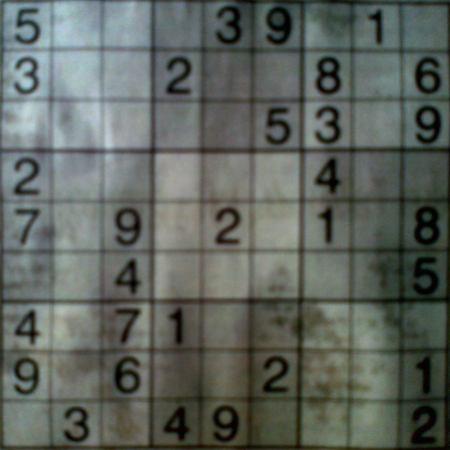
#> input picture Opencv_Practice/image/data/dave.png, 450 x 450 px
$ python derivatives.py   (older library calls are emulated)
#> lines starting #> are read from the running program, lines starting #| are printed output that depends on the picture; after the words box and inside, x2 and y2 are one past the last pixel; in counts of white or black regions, pixels touching at a corner belong together
import cv2
import numpy as np

i = 0
def show(img):
	global i
	i += 1
	cv2.imshow(str(i), img)
	cv2.waitKey(0)

img = cv2.imread('../data/dave.png', 0)
#> img: shape (450, 450); min 0, max 208, mean 97.7
box = cv2.imread('./box.png', 0)
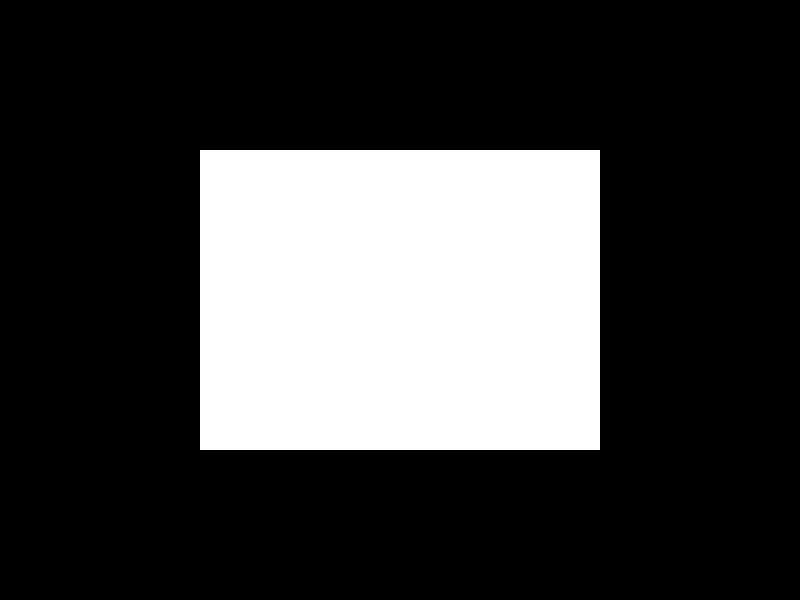
#> input picture Opencv_Practice/image/gradients/box.png, 800 x 600 px
#> box: shape (600, 800); 25% white; 1 white region, box (x1, y1, x2, y2) and area: (200, 150, 600, 450) 120000

laplacian = cv2.Laplacian(img, cv2.CV_64F)
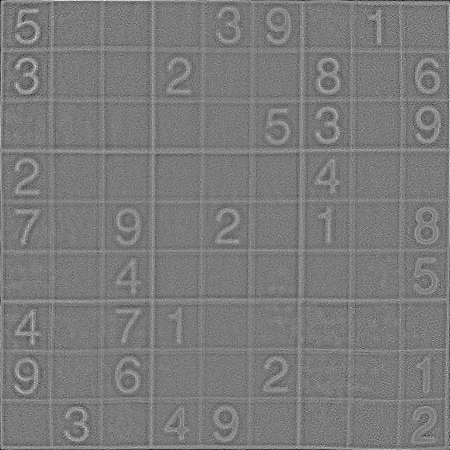
#> laplacian: shape (450, 450) float64; min -56, max 60, mean 0; drawn with min black and max white
sobelx = cv2.Sobel(img, cv2.CV_8U, 1, 0, ksize=5)
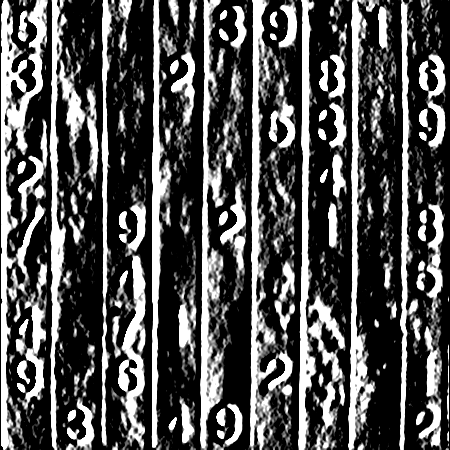
#> sobelx: shape (450, 450); min 0, max 255, mean 81.9
sobelx64f = np.absolute(cv2.Sobel(box, cv2.CV_64F, 1, 0, ksize=5))
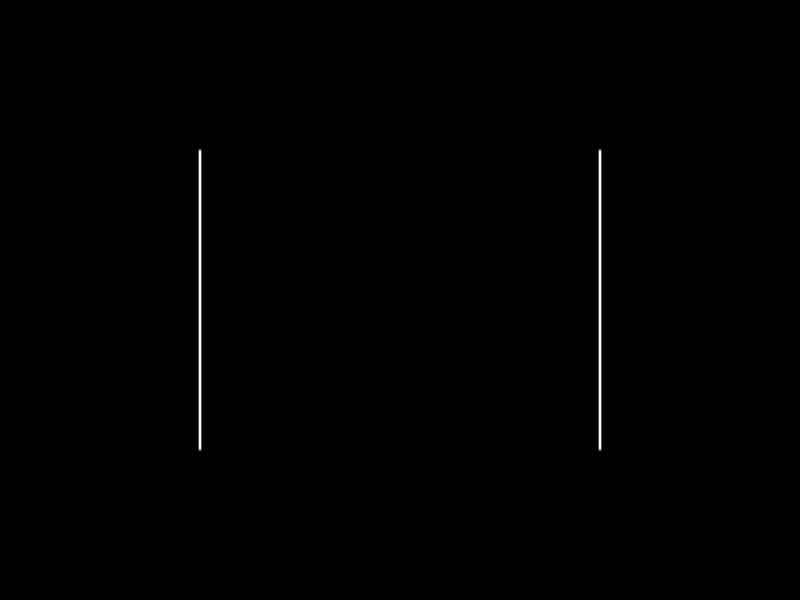
#> sobelx64f: shape (600, 800) float64; min 0, max 12240, mean 40.8; drawn with min black and max white
sobelx8u = cv2.Sobel(box, cv2.CV_8U, 1, 0, ksize=5)
#> sobelx8u: shape (600, 800); 0.25% white; 1 white region, box (x1, y1, x2, y2) and area: (198, 148, 202, 452) 1216
sobely = cv2.Sobel(img, cv2.CV_8U, 0, 1, ksize=5)
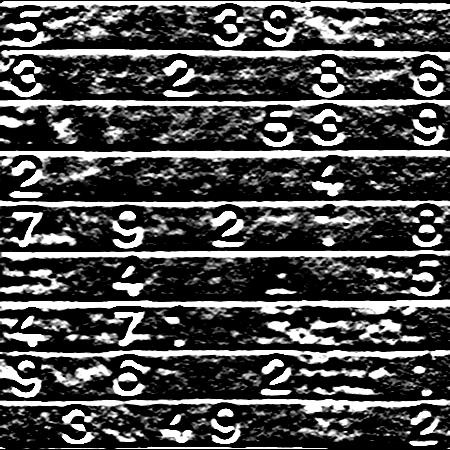
#> sobely: shape (450, 450); min 0, max 255, mean 76.2

show(img)
show(laplacian)
#> in show (call 2), `cv2.imshow(str(i), img)`:
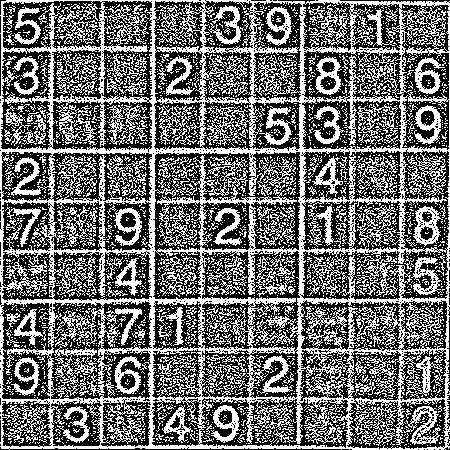
#> window '2': shape (450, 450); 43.4% white in thin lines or dots
show(sobelx)
show(sobely)
show(sobelx64f)
#> in show (call 5), `cv2.imshow(str(i), img)`:
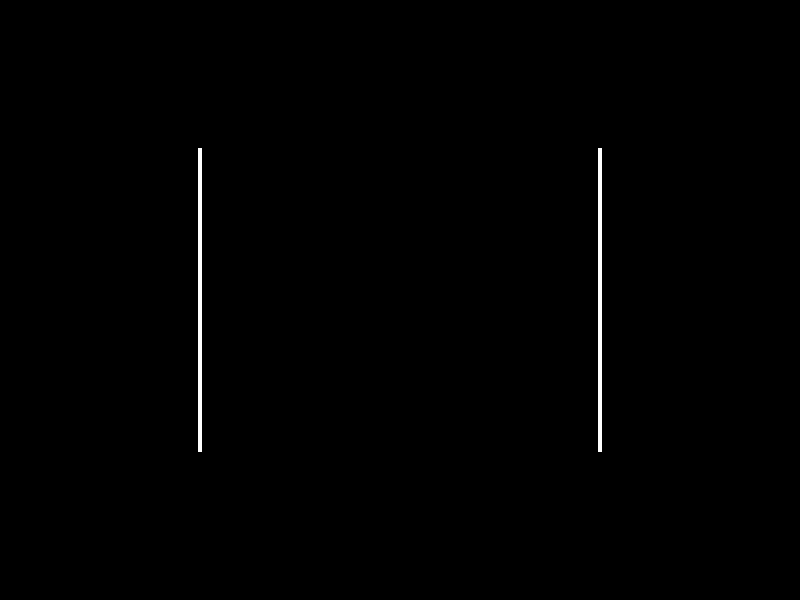
#> window '5': shape (600, 800); 0.51% white; 2 white regions, box (x1, y1, x2, y2) and area: (198, 148, 202, 452) 1216, (598, 148, 602, 452) 1216
show(sobelx8u)
